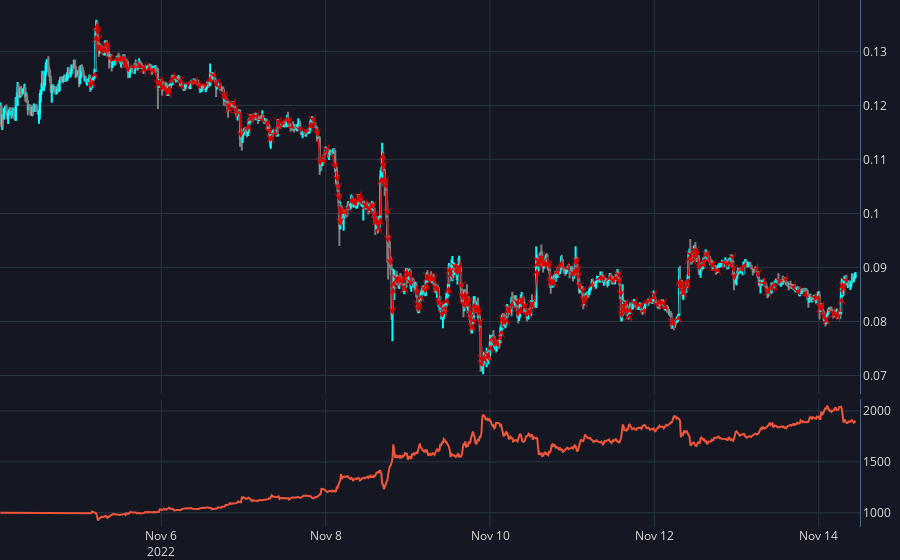

Notebook code cell kept with this figure:
### Code cell
env_kwargs = dict(
    klines=klines_validate,
    window=100,
    b_size=1000,
)
env = make_vec_env(TradingEnv, n_envs=1, env_kwargs=env_kwargs)
# model = DQN.load("logs/best_model/dqn_MlpPolicy_binance_100_1e-05_1.8")
done = False
obs = env.reset()
# action, _states = model.predict(obs)
rew = 0
while not done:
    # action, _states = model.predict(obs)
    obs, reward, done, info = env.step([0])
    rew += reward
    env.render()
print(rew)
